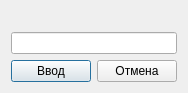
<?xml version="1.0" encoding="UTF-8"?>
<ui version="4.0">
 <class>m_road</class>
 <widget class="QDialog" name="m_road">
  <property name="geometry">
   <rect>
    <x>0</x>
    <y>0</y>
    <width>182</width>
    <height>93</height>
   </rect>
  </property>
  <property name="windowTitle">
   <string>Dialog</string>
  </property>
  <layout class="QGridLayout" name="gridLayout">
   <item row="0" column="0">
    <layout class="QVBoxLayout" name="verticalLayout_2">
     <item>
      <layout class="QVBoxLayout" name="verticalLayout">
       <item>
        <widget class="QLabel" name="label">
         <property name="text">
          <string/>
         </property>
        </widget>
       </item>
       <item>
        <widget class="QLineEdit" name="lineEdit"/>
       </item>
       <item>
        <layout class="QHBoxLayout" name="horizontalLayout">
         <item>
          <widget class="QPushButton" name="pushButton">
           <property name="text">
            <string>Ввод</string>
           </property>
          </widget>
         </item>
         <item>
          <widget class="QPushButton" name="pushButton_2">
           <property name="text">
            <string>Отмена</string>
           </property>
          </widget>
         </item>
        </layout>
       </item>
      </layout>
     </item>
    </layout>
   </item>
  </layout>
 </widget>
 <resources/>
 <connections/>
</ui>
